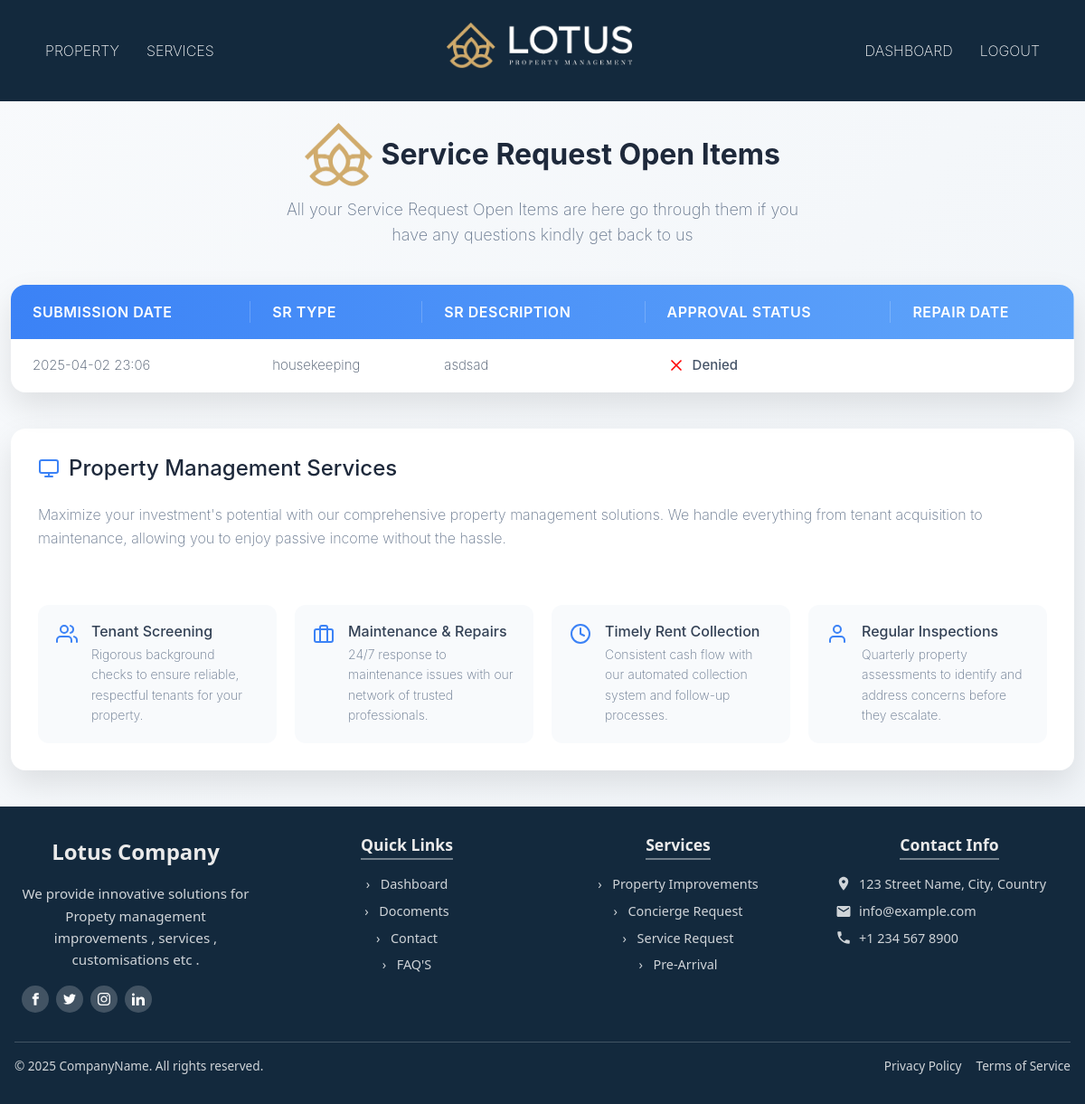
Before: /denied_services (signed in) with the older database file.
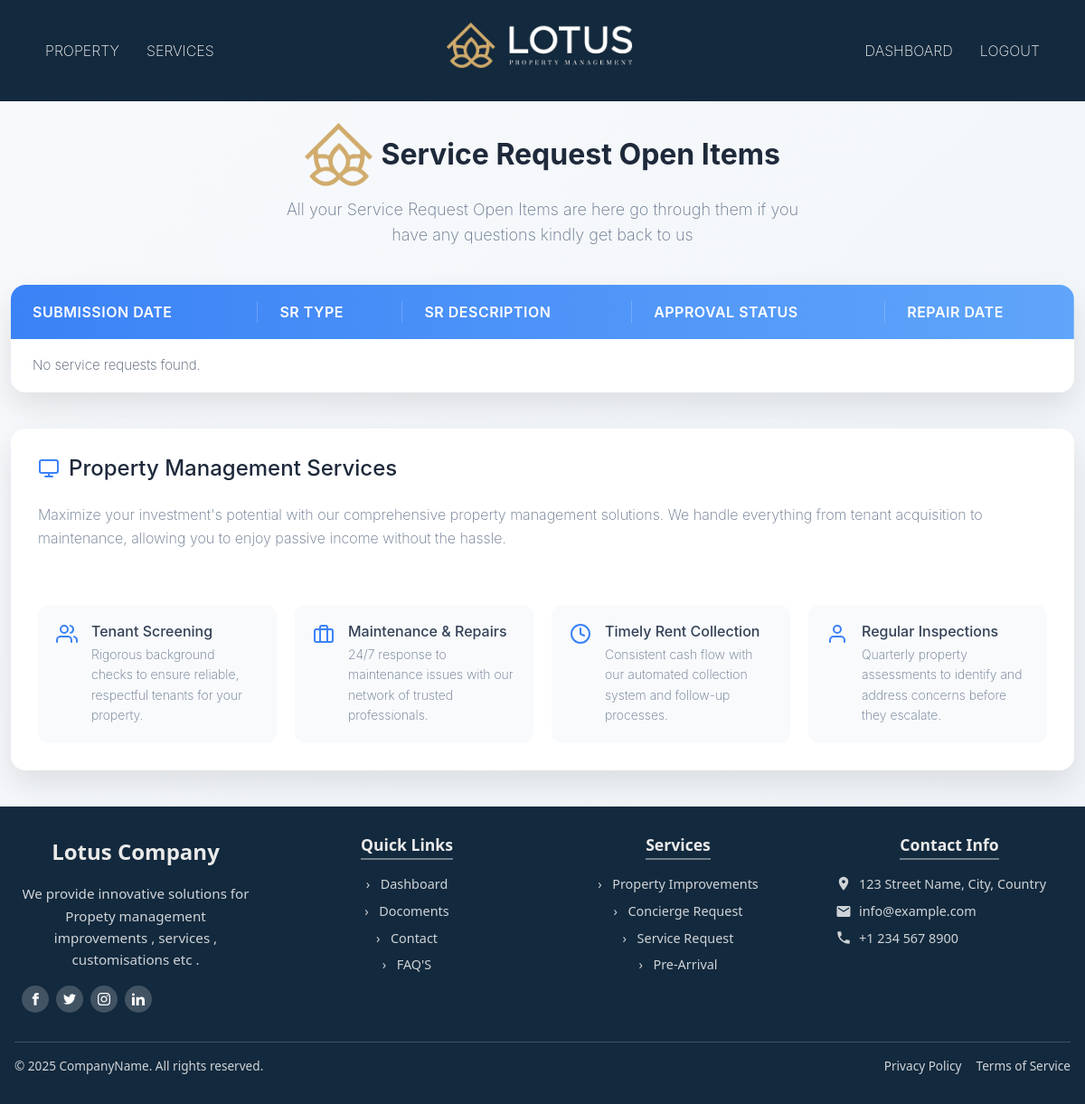
After: the same page with the newer database file.
### servicedetails/models.py (models this page shows, shortened)
class ServiceRequest(models.Model):
    STATUS_CHOICES = [
        ('pending', 'Pending'),
        ('open', 'Open'),
        ('completed', 'Completed'),
        ('denied', 'Denied'),
    ]
    REQUEST_TYPE_CHOICES = [
        ('interior_residence', 'INTERIOR RESIDENCE'),
        ('exterior_structure', 'EXTERIOR STRUCTURE'),
        ('exterior_grounds', 'EXTERIOR GROUNDS'),
        ('housekeeping', 'HOUSEKEEPING'),
        ('water_features', 'WATER FEATURES'),
        ('storm_preparedness', 'STORM PREPAREDNESS'),
        ('other', 'OTHER'),
    ]
    user = models.ForeignKey(Client, on_delete=models.CASCADE)  # Use Client from mainapp
    request_type = models.CharField(max_length=50, choices=REQUEST_TYPE_CHOICES)  # Updated field
    description = models.TextField()
    status = models.CharField(max_length=10, choices=STATUS_CHOICES, default='pending')
    vendor = models.ForeignKey(Vendor, on_delete=models.SET_NULL, null=True, blank=True)  # Use Vendor from mainapp
    created_at = models.DateTimeField(auto_now_add=True)

### mainapp/views.py (the view)
# urls.py: path('denied_services', denied_services, name='denied_services'),  # ✅ Added service request URL
def denied_services(request):
    client_id = request.session.get("client_id")
    if not client_id:
        return redirect("mainapp:client_login")  # Redirect if not logged in
    try:
        client = Client.objects.get(id=client_id)  # Fetch the client instance
    except Client.DoesNotExist:
        return redirect("mainapp:client_login")
    service_requests = ServiceRequest.objects.filter(user=client, status='denied').order_by('-created_at')
    return render(request, 'services/allservices/denied_services.html', {'service_requests': service_requests})

### template/services/allservices/denied_services.html (shortened to what the changed rows need)
{% extends "outbase.html" %}
{% load static %}
{% block content %}
    <div class="container">
        <div class="table-container">
            <table class="services-table">
                <thead>
                    <tr>
                        <th>Submission Date</th>
                        <th>SR Type</th>
                        <th>SR Description</th>
                        <th>Approval Status</th>
                        <th>Repair Date</th>
                    </tr>
                </thead>
                <tbody>
                    {% for request in service_requests %}
                    <tr class="{% if request.status == 'open' %}active{% endif %}">
                        <td>{{ request.created_at|date:"Y-m-d H:i" }}</td>
                        <td>{{ request.request_type }}</td>
                        <td>{{ request.description }}</td>
                        <td class="availability-badge">
                            {% if request.status == 'completed' %}
                                <svg xmlns="http://www.w3.org/2000/svg" width="20" height="20" viewBox="0 0 24 24" fill="none" stroke="#10b981" stroke-width="2" stroke-linecap="round" stroke-linejoin="round">
                                    <polyline points="20 6 9 17 4 12"></polyline>
                                </svg>
                                Completed
                            {% elif request.status == 'pending' %}
                                <svg xmlns="http://www.w3.org/2000/svg" width="20" height="20" viewBox="0 0 24 24" fill="none" stroke="orange" stroke-width="2" stroke-linecap="round" stroke-linejoin="round">
                                    <circle cx="12" cy="12" r="10"></circle>
                                </svg>
                                Pending
                            {% elif request.status == 'denied' %}
                                <svg xmlns="http://www.w3.org/2000/svg" width="20" height="20" viewBox="0 0 24 24" fill="none" stroke="red" stroke-width="2" stroke-linecap="round" stroke-linejoin="round">
                                    <line x1="18" y1="6" x2="6" y2="18"></line>
                                    <line x1="6" y1="6" x2="18" y2="18"></line>
                                </svg>
                                Denied
                            {% else %}
                                <svg xmlns="http://www.w3.org/2000/svg" width="20" height="20" viewBox="0 0 24 24" fill="none" stroke="#6b7280" stroke-width="2" stroke-linecap="round" stroke-linejoin="round">
                                    <circle cx="12" cy="12" r="10"></circle>
                                </svg>
                                Open
                            {% endif %}
                        </td>
                        <td>{{ request.user.name }}</td>
                    </tr>
                    {% empty %}
                    <tr>
                        <td colspan="4">No service requests found.</td>
                    </tr>
                    {% endfor %}
                </tbody>
            </table>
        </div>
        <div class="service-details">
            <h2>
                Property Management Services
            </h2>
        </div>
    </div>
{% endblock content %}

Changed rows visible on the page:
no longer on this page (row edited): ServiceRequest: created_at "2025-04-02 23:06", request_type "housekeeping", description "asdsad", status "denied" (drawn)
Other visible differences:
text now shown: "No service requests found."
